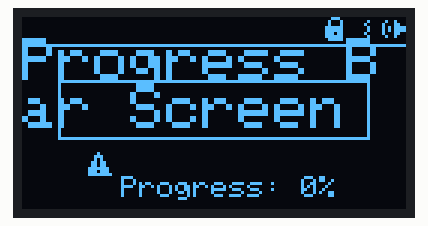
Simulated run of this sketch. Board: Arduino Uno, built with avr-gcc and run on an emulated ATmega328P. Shown: 128×64 one-colour display. The display library's start-up logo is not drawn.

Above: at 2.15 s.
At 3.85 s:
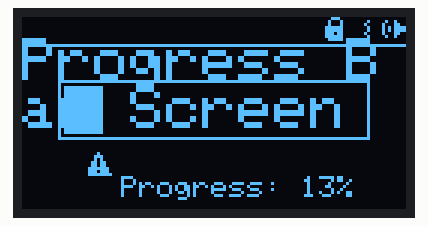
At 5.55 s:
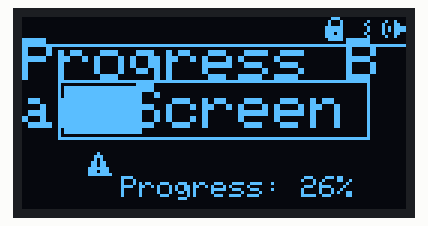
At 9.09 s:
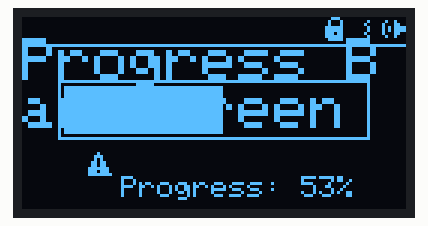
At 12.63 s:
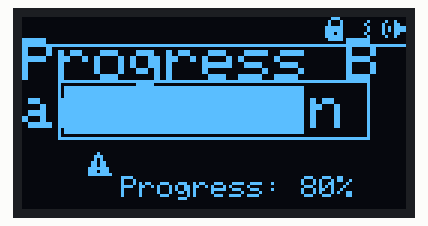
At 16.17 s:
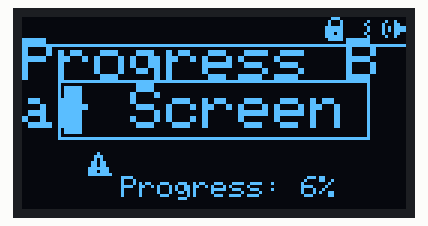

Measured:
- by itself, everything shown: repeats every 13.2 s, in 101 steps

The sketch:

OLED.ino
```cpp
#include <Wire.h>
#include <Adafruit_GFX.h>
#include <Adafruit_SSD1306.h>

#define SCREEN_WIDTH 128
#define SCREEN_HEIGHT 64

#define OLED_RESET    -1 // Reset pin # (or -1 if sharing Arduino reset pin)
#define SCREEN_ADDRESS 0x3C // I2C address for 128x64

Adafruit_SSD1306 display(SCREEN_WIDTH, SCREEN_HEIGHT, &Wire, OLED_RESET);

// Declare the bitmaps
const uint8_t image_Lock_7x8_bits[] PROGMEM = {0x1c, 0x22, 0x22, 0x7f, 0x7f, 0x77, 0x7f, 0x3e};
const uint8_t image_Bluetooth_Idle_5x8_bits[] PROGMEM = {0x04, 0x0d, 0x16, 0x0c, 0x0c, 0x16, 0x0d, 0x04};
const uint8_t image_Volup_8x6_bits[] PROGMEM = {0x48, 0x8c, 0xaf, 0xaf, 0x8c, 0x48};
const uint8_t image_Alert_9x8_bits[] PROGMEM = {0x10, 0x00, 0x38, 0x00, 0x28, 0x00, 0x6c, 0x00, 0x6c, 0x00, 0xfe, 0x00, 0xee, 0x00, 0xff, 0x01};

int progress = 0; // progress of the progressbar
char buffer[32]; // helper buffer to construct a string to be displayed

void setup(void) {
  Serial.begin(9600);

  if (!display.begin(SSD1306_I2C_ADDRESS))
 {
    Serial.println(F("SSD1306 allocation failed"));
    for (;;);
  }

  display.display();
  delay(2000);  // Pause for 2 seconds
  display.clearDisplay();
}

void loop(void) {
  display.clearDisplay();					// clear the internal memory

  display.drawRect(12, 21, 104, 20, SSD1306_WHITE);
  display.fillRect(14, 23, progress, 16, SSD1306_WHITE); // draw the progressbar fill
  display.setTextSize(1);
  display.setTextColor(SSD1306_WHITE);
  sprintf(buffer, "Progress: %d%%", progress); // construct a string with the progress variable
  display.setCursor(33, 53);
  display.print(buffer); // display the string

  display.setTextSize(2);
  display.setTextColor(SSD1306_WHITE);
  display.setCursor(0, 7);
  display.print(F("Progress Bar Screen"));

  display.drawLine(0, 9, 127, 9, SSD1306_WHITE);
  display.drawBitmap(100, 0, image_Lock_7x8_bits, 7, 8, SSD1306_WHITE);
  display.drawBitmap(111, 0, image_Bluetooth_Idle_5x8_bits, 5, 8, SSD1306_WHITE);
  display.drawBitmap(120, 1, image_Volup_8x6_bits, 8, 6, SSD1306_WHITE);
  display.drawBitmap(22, 45, image_Alert_9x8_bits, 9, 8, SSD1306_WHITE);

  display.display();					// transfer internal memory to the display

  // increase the progress value to go over 0-100
  progress = progress + 1;
  if (progress > 100) {
    progress = 0;
  }

  delay(100);  // Adjust the delay based on your needs
}
```
